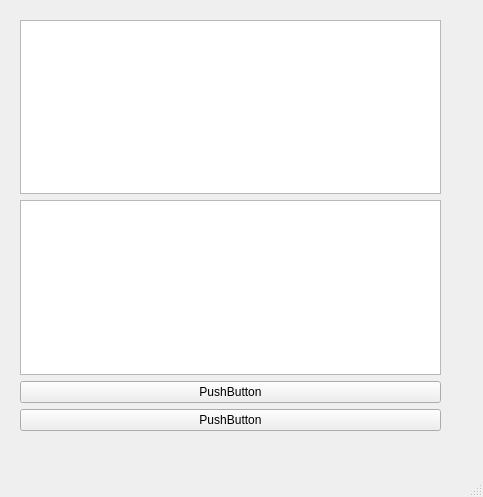
<?xml version="1.0" encoding="UTF-8"?>
<ui version="4.0">
 <class>MainWindow</class>
 <widget class="QMainWindow" name="MainWindow">
  <property name="geometry">
   <rect>
    <x>0</x>
    <y>0</y>
    <width>483</width>
    <height>497</height>
   </rect>
  </property>
  <property name="windowTitle">
   <string>MainWindow</string>
  </property>
  <widget class="QWidget" name="centralwidget">
   <widget class="QWidget" name="layoutWidget">
    <property name="geometry">
     <rect>
      <x>20</x>
      <y>20</y>
      <width>421</width>
      <height>411</height>
     </rect>
    </property>
    <layout class="QVBoxLayout" name="verticalLayout">
     <item>
      <widget class="QTableView" name="tableView"/>
     </item>
     <item>
      <widget class="QListView" name="listView"/>
     </item>
     <item>
      <widget class="QPushButton" name="pushButton">
       <property name="text">
        <string>PushButton</string>
       </property>
      </widget>
     </item>
     <item>
      <widget class="QPushButton" name="pushButton_2">
       <property name="text">
        <string>PushButton</string>
       </property>
      </widget>
     </item>
    </layout>
   </widget>
  </widget>
  <widget class="QMenuBar" name="menubar">
   <property name="geometry">
    <rect>
     <x>0</x>
     <y>0</y>
     <width>483</width>
     <height>21</height>
    </rect>
   </property>
  </widget>
  <widget class="QStatusBar" name="statusbar"/>
 </widget>
 <resources/>
 <connections/>
 <slots>
  <slot>slottest1()</slot>
 </slots>
</ui>
